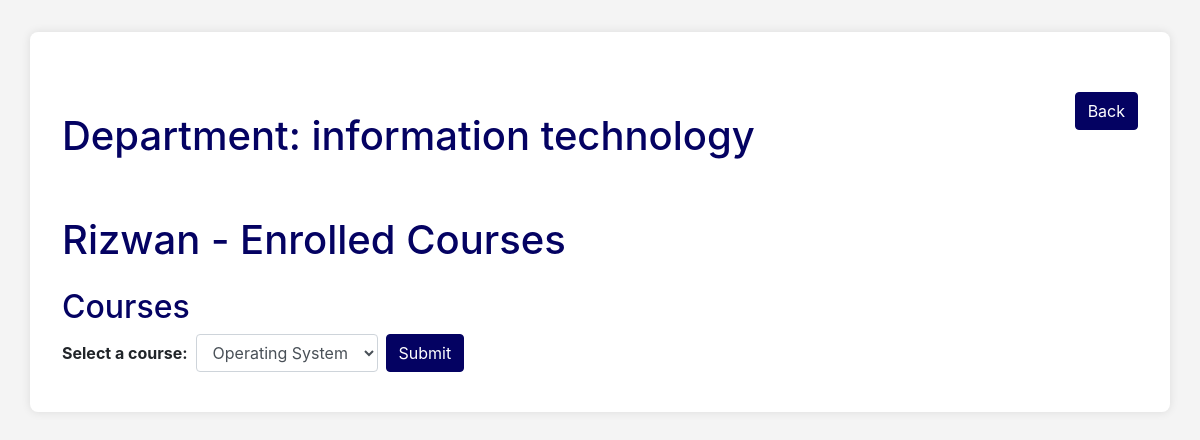
The app's page /specficDetail/73/ with its own data.
### core/models.py (models this page shows, shortened)
class Student(models.Model):
    user = models.OneToOneField(User, on_delete=models.CASCADE)
    department = models.ForeignKey(Department, on_delete=models.CASCADE, default='')
    parent = models.ForeignKey(Parent, on_delete=models.CASCADE, blank=True, null=True)
    semester = models.ForeignKey(Semester, on_delete=models.CASCADE, default=3)

class Department(models.Model):
    Department_Name = models.CharField(max_length=100, primary_key=True,null=False,blank=False)
    HeadOfDepartment = models.CharField(max_length=100)

class User(AbstractUser):
    GENDER_CHOICES = [
        ('M', 'Male'),
        ('F', 'Female'),
    ]
    username = None
    cnic = models.CharField(max_length=20,unique=True)
    registration_no = models.CharField(max_length=25, unique=True ,null=True,blank=True)
    roll_no = models.CharField(max_length=25, unique=True ,null=True,blank=True)
    email = models.EmailField(unique=True)
    phone_no = models.CharField(max_length=15)
    gender = models.CharField(max_length=10, choices=GENDER_CHOICES)
    image = models.ImageField(upload_to='student_images/', blank=True, null=True)
    date = models.DateField(auto_now_add=True)
    last_login = models.DateTimeField(blank=True, null=True)
    logout_date = models.DateTimeField(blank=True, null=True)
    age = models.PositiveIntegerField(null=True)
    address = models.CharField(max_length=150)
    objects = UserManager()
    USERNAME_FIELD = 'cnic'
    REQUIRED_FIELDS = ['email']

### core/views.py (the view, shortened to what this page needs)
# urls.py: path('specficDetail/<int:id>/', viewDetailofSpecficStudent, name='viewDetailofSpecficStudent'),
def viewDetailofSpecficStudent(request, id):
    student = get_object_or_404(Student, user__id=id)
    courses = Course.objects.filter(department=student.department, semester=student.semester)
    selected_course = None
    attendance_records = None
    marks_records = None
    context = {
        'student': student,
        'courses': courses,
        'selected_course': selected_course,
        'attendance_records': attendance_records,
        'marks_records': marks_records,
    }
    return render(request, 'student/student_detail.html', context)

### core/templates/student/student_detail.html (shortened to what this page needs)
<!DOCTYPE html>
<html lang="en">
<head>
    <link href="https://stackpath.bootstrapcdn.com/bootstrap/4.5.2/css/bootstrap.min.css" rel="stylesheet">
</head>
<body>
    <div class="container">
        <div class="d-flex justify-content-between align-items-center mb-4">
            <h1 class="mt-5">Department: {{ student.department.Department_Name }}</h1>
            <a href="{% url 'homepage' %}" class="btn btn-primary back-button">Back</a>
        </div>
        <h1 class="mt-5">{{ student.user.first_name }} {{ student.user.last_name }} - Enrolled Courses</h1>
        <div class="mt-4">
            <h2>Courses</h2>
            <form method="POST" class="form-inline">
                <div class="form-group mb-2">
                    <label for="courses" class="mr-2">Select a course:</label>
                    <select id="courses" name="courses" class="form-control mr-2">
                        {% for course in courses %}
                        <option value="{{ course.course_code }}" {% if selected_course and selected_course.course_code == course.course_code %}selected{% endif %}>{{ course.course_title }}</option>
                        {% endfor %}
                    </select>
                    <button type="submit" class="btn btn-primary">Submit</button>
                </div>
            </form>
        </div>
    </div>
</body>
</html>

### core/templates/student/student_detail.html (style rules this page uses)
body { background-color: #f4f4f4; }
.container { background-color: #ffffff; border-radius: 8px; box-shadow: 0 0 10px rgba(0, 0, 0, 0.1); padding: 2rem; margin-top: 2rem; }
h1, h2, h3, h4 { color: #040262; }
.btn-primary { background-color: #040262; border-color: #040262; }
.form-group label { font-weight: bold; }
.form-inline .form-control { display: inline-block; width: auto; }
.back-button { margin-top: 10px; margin-bottom: 20px; display: inline-block; }
.mt-5 { margin-top: 3rem; }
.mt-4 { margin-top: 2rem; }

### records on screen
Student: department.Department_Name "information technology", user.first_name "Rizwan"

### other values on screen
form field courses "Operating System"
